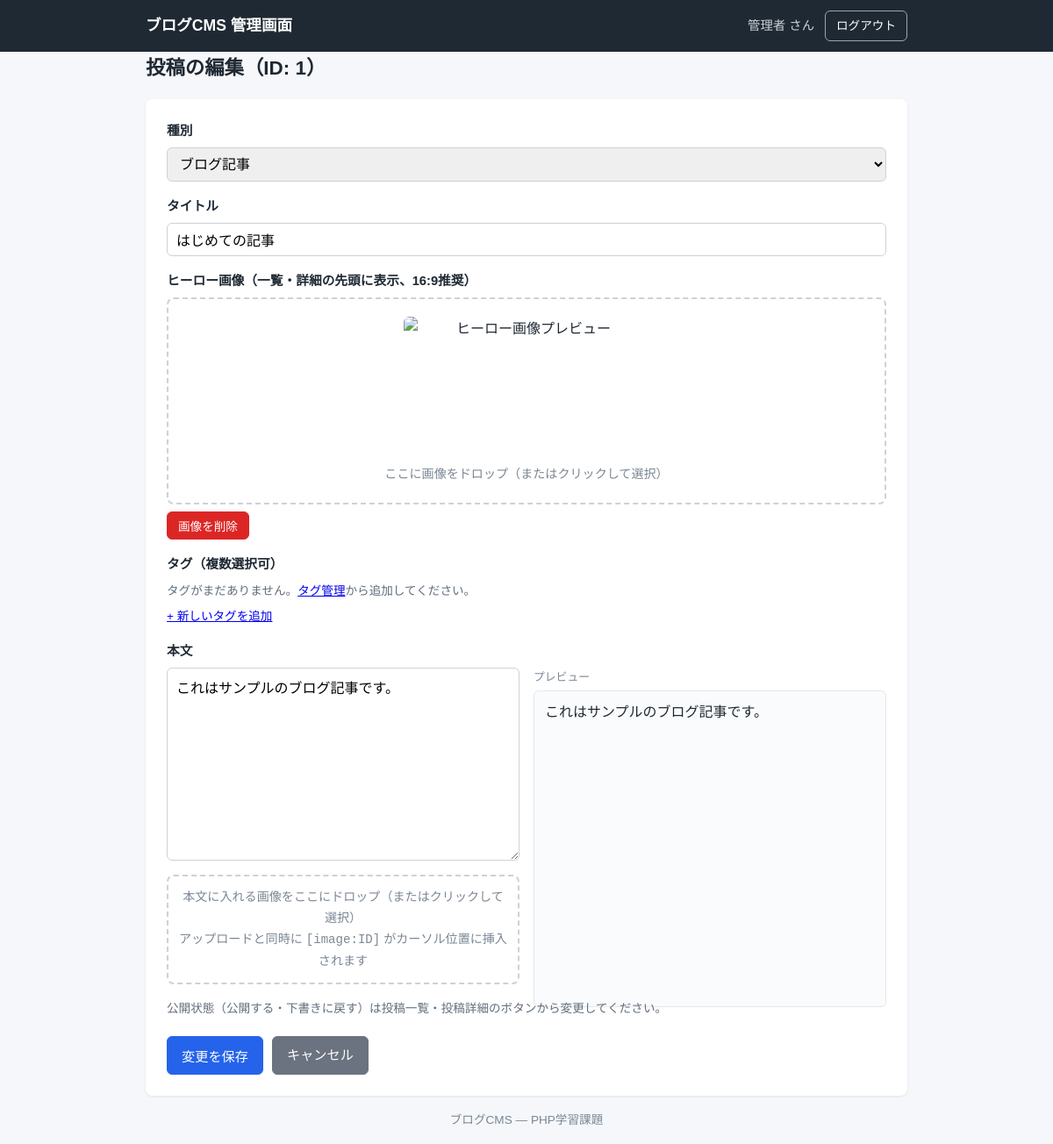
The app's page /edit.php?id=1 (signed in) with its own data.
### tables this page shows
CREATE TABLE IF NOT EXISTS posts (
  id INT UNSIGNED AUTO_INCREMENT PRIMARY KEY,
  type VARCHAR(20) NOT NULL DEFAULT 'blog',
  title VARCHAR(255) NOT NULL,
  body LONGTEXT NOT NULL,
  hero_image VARCHAR(255) NULL,
  status VARCHAR(20) NOT NULL DEFAULT 'draft',
  user_id INT UNSIGNED NOT NULL,
  published_at DATETIME NULL,
  created_at DATETIME NOT NULL DEFAULT CURRENT_TIMESTAMP,
  updated_at DATETIME NOT NULL DEFAULT CURRENT_TIMESTAMP ON UPDATE CURRENT_TIMESTAMP,
  CONSTRAINT fk_posts_user FOREIGN KEY (user_id) REFERENCES users(id)
);

### src/helpers.php (called while the page is built, shortened)
<?php
function e(?string $value): string
{
    return htmlspecialchars($value ?? '', ENT_QUOTES, 'UTF-8');
}

### src/db.php (called while the page is built)
<?php
function db(): PDO
{
    static $pdo = null;
    if ($pdo === null) {
        $config = require __DIR__ . '/../config.php';
        $db = $config['db'];
        $dsn = sprintf(
            'mysql:host=%s;port=%d;dbname=%s;charset=%s',
            $db['host'],
            $db['port'],
            $db['dbname'],
            $db['charset']
        );
        $pdo = new PDO($dsn, $db['user'], $db['password'], [
            PDO::ATTR_ERRMODE            => PDO::ERRMODE_EXCEPTION,
            PDO::ATTR_DEFAULT_FETCH_MODE => PDO::FETCH_ASSOC,
            PDO::ATTR_EMULATE_PREPARES   => false,
        ]);
    }
    return $pdo;
}

### src/Post.php (called while the page is built, shortened)
<?php
require_once __DIR__ . '/db.php';
class Post
{
    public static function find(int $id): ?array
    {
        $stmt = db()->prepare(
            'SELECT p.*, u.name AS user_name
             FROM posts p
             JOIN users u ON u.id = p.user_id
             WHERE p.id = :id'
        );
        $stmt->execute([':id' => $id]);
        $post = $stmt->fetch();
        return $post === false ? null : $post;
    }
}

### src/Tag.php (called while the page is built, shortened)
<?php
require_once __DIR__ . '/db.php';
class Tag
{
    public static function all(): array
    {
        return db()->query('SELECT id, name FROM tags ORDER BY name')->fetchAll();
    }
}

### views/post_form.php (the view, shortened to what this page needs)
<?php
$imageMap = [];
?>
<div class="form-card">
  <form method="post" enctype="multipart/form-data" id="post-form"
        data-post-id="<?= e((string) $id) ?>"
        data-upload-url="upload_body_image.php"
        data-delete-hero-url="delete_hero_image.php"
        data-image-map="<?= e(json_encode($imageMap, JSON_UNESCAPED_SLASHES)) ?>">
    <div class="form-group">
      <label for="type">種別</label>
      <select id="type" name="type">
        <option value="blog" <?= ($input['type'] ?? 'blog') === 'blog' ? 'selected' : '' ?>>ブログ記事</option>
      </select>
    </div>
    <div class="form-group">
      <label for="title">タイトル</label>
      <input type="text" id="title" name="title" value="<?= e($input['title'] ?? '') ?>" maxlength="255">
    </div>
    <div class="form-group">
      <label for="hero_image">ヒーロー画像（一覧・詳細の先頭に表示、16:9推奨）</label>
      <div class="dropzone" id="hero-dropzone">
        <img id="hero-preview" src="<?= $heroImage !== null ? e($heroImage) : '' ?>"
             alt="ヒーロー画像プレビュー" <?= $heroImage === null ? 'hidden' : '' ?>>
        <p class="dropzone-text">ここに画像をドロップ（またはクリックして選択）</p>
      </div>
      <div class="hero-actions">
        <button type="button" id="hero-delete-btn" class="btn btn-small btn-danger"
                <?= $heroImage === null ? 'hidden' : '' ?>>画像を削除</button>
      </div>
    </div>
    <div class="form-group">
      <label>タグ（複数選択可）</label>
      <?php if (count($allTags) === 0): ?>
        <p class="form-hint">タグがまだありません。<a href="tags.php">タグ管理</a>から追加してください。</p>
      <?php endif; ?>
      <p class="form-hint"><a href="tags.php">+ 新しいタグを追加</a></p>
    </div>
    <div class="form-group">
      <label for="body">本文</label>
      <div class="editor-split">
        <div class="editor-pane">
          <textarea id="body" name="body"><?= e($input['body'] ?? '') ?></textarea>
          <div class="dropzone dropzone-compact" id="body-dropzone">
            <p class="dropzone-text">本文に入れる画像をここにドロップ（またはクリックして選択）<br>
              アップロードと同時に <code>[image:ID]</code> がカーソル位置に挿入されます</p>
          </div>
        </div>
        <div class="editor-pane">
          <div class="preview-label">プレビュー</div>
          <div class="body-preview detail-body" id="body-preview"></div>
        </div>
      </div>
    </div>
    <p class="form-hint">
      公開状態（公開する・下書きに戻す）は投稿一覧・投稿詳細のボタンから変更してください。
    </p>
    <div class="form-actions">
      <button type="submit" class="btn"><?= e($submitLabel) ?></button>
      <a class="btn btn-secondary" href="index.php" id="cancel-link">キャンセル</a>
    </div>
  </form>
</div>

### public/css/style.css (style rules this page uses)
* { box-sizing: border-box; }
body { margin: 0; font-family: "Hiragino Kaku Gothic ProN", "Yu Gothic", sans-serif; color: #1f2933; background: #f5f7fa; line-height: 1.7; }
.btn { display: inline-block; padding: 8px 16px; border: 1px solid #2563eb; border-radius: 6px; background: #2563eb; color: #fff; text-decoration: none; font-size: 0.95rem; cursor: pointer; }
.btn-small { padding: 5px 12px; font-size: 0.85rem; }
.btn-danger { background: #dc2626; border-color: #dc2626; }
.btn-secondary { background: #6b7280; border-color: #6b7280; }
.form-card, .detail-card { background: #fff; border-radius: 8px; padding: 24px; box-shadow: 0 1px 3px rgba(0, 0, 0, 0.08); }
.form-group { margin-bottom: 16px; }
.form-group label { display: block; font-weight: bold; margin-bottom: 6px; font-size: 0.92rem; }
.form-group input[type="text"], .form-group input[type="email"], .form-group input[type="password"], .form-group select, .form-group textarea { width: 100%; padding: 9px 10px; border: 1px solid #cbd2d9; border-radius: 6px; font-size: 1rem; font-family: inherit; }
.form-group textarea { min-height: 220px; resize: vertical; }
.form-actions { display: flex; gap: 10px; margin-top: 20px; }
.detail-body { white-space: pre-wrap; }
.form-hint { color: #616e7c; font-size: 0.85rem; margin: 6px 0 0; }
.dropzone { border: 2px dashed #cbd2d9; border-radius: 8px; padding: 20px; text-align: center; cursor: pointer; transition: border-color 0.15s, background-color 0.15s; }
.dropzone-text { margin: 0; color: #7b8794; font-size: 0.88rem; }
.dropzone-compact { padding: 12px; margin-top: 8px; }
#hero-preview { display: block; width: 280px; aspect-ratio: 16 / 9; object-fit: cover; margin: 0 auto 10px; border-radius: 6px; }
.hero-actions { margin-top: 8px; }
.editor-split { display: flex; gap: 16px; align-items: stretch; }
.editor-pane { flex: 1; min-width: 0; }
.preview-label { font-size: 0.8rem; color: #7b8794; margin-bottom: 4px; }
.body-preview { min-height: 220px; height: 100%; border: 1px solid #e4e7eb; border-radius: 6px; padding: 10px 12px; background: #fafbfc; overflow-y: auto; }

### records on screen
posts: type "ブログ記事", title "はじめての記事", body "これはサンプルのブログ記事です。"

### other values on screen
current_user_name() "管理者"
$id "1"
$submitLabel "変更を保存"
